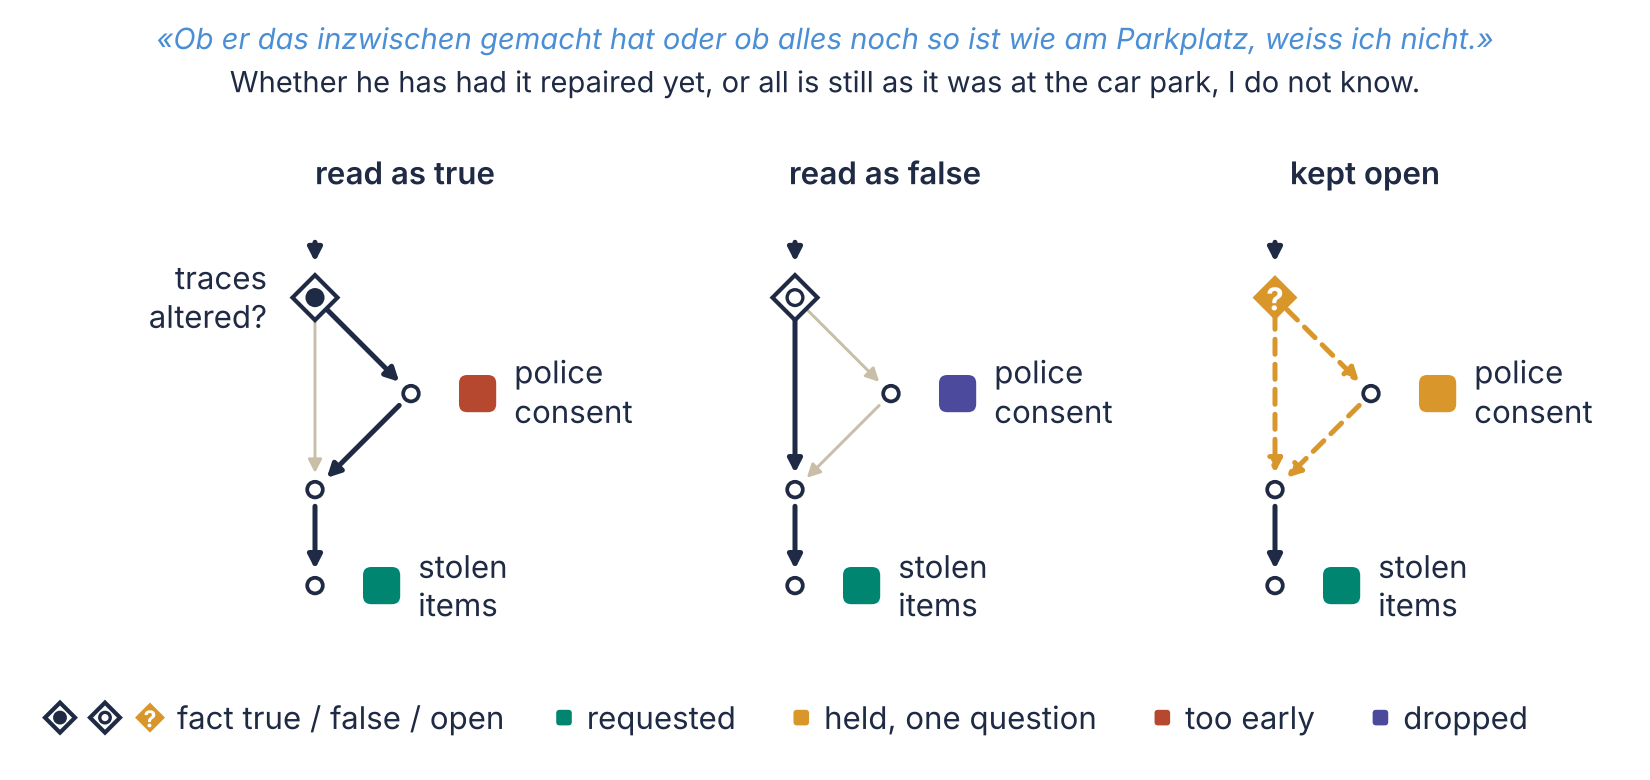

Recreate this plot in Python.
"""Figure 3 (house style, rebuild/figures/common/style.py). Reads f3_data.json (compute.py). Writes f3.svg/.pdf/.png.
The rejected construction b is drawn by f3_draft1.py (first-draft style).

    python3 f3.py
"""
from __future__ import annotations

import json
import sys
from pathlib import Path

HERE = Path(__file__).resolve().parent
sys.path.insert(0, str(HERE.parent / "common"))
import style as S  # noqa: E402
from matplotlib.patches import Polygon, Circle  # noqa: E402
from matplotlib.lines import Line2D  # noqa: E402

D = json.loads((HERE / "f3_data.json").read_text(encoding="utf-8"))
QUOTE = "«Ob er das inzwischen gemacht hat oder ob alles noch so ist wie am Parkplatz, weiss ich nicht.»"
QUOTE_EN = "Whether he has had it repaired yet, or all is still as it was at the car park, I do not know."
U = S.UNIT
DOC = 2 * S.MARK + 0.02      # a document line drawn as an enlarged checklist mark (0.124 in)


def state(reading, doc):
    """Checklist state of one line under one reading, from the product's evaluator (f3_data.json); the error classes
    are judged against the open reading."""
    st = D["readings"][reading]["documents"][doc]["state"]
    open_st = D["readings"]["open"]["documents"][doc]["state"]
    if st == "hold":
        return "held"
    if st == "request":
        return "early" if open_st == "hold" else "requested"
    if st == "not_on_list" and open_st == "hold":
        return "dropped"
    return "left"


EDGE = {"taken": dict(color=S.INK, lw=1.2, ls="-"), "open": dict(color=S.AMBER, lw=1.2, ls=(0, (3, 2))),
        "not": dict(color=S.SAND, lw=S.LW, ls="-")}


def edge(ax, p, q, kind):
    st = EDGE[kind]
    ax.annotate("", xy=q, xytext=p, zorder=2,
                arrowprops=dict(arrowstyle="-|>,head_length=0.35,head_width=0.18", color=st["color"], lw=st["lw"],
                                ls=st["ls"], shrinkA=4, shrinkB=4))


def diamond(ax, x, y, reading, r=0.075):
    pts = [(x, y + r), (x + r, y), (x, y - r), (x - r, y)]
    if reading == "open":
        ax.add_patch(Polygon(pts, closed=True, fc=S.AMBER, ec="none", zorder=4))
        ax.text(x, y - 0.004, "?", ha="center", va="center", fontsize=S.SIZE_LABEL * min(1, r / 0.075 * 1.1), color=S.WHITE,
                fontweight="bold", zorder=5)
    else:
        ax.add_patch(Polygon(pts, closed=True, fc=S.WHITE, ec=S.INK, lw=1.0, zorder=4))
        ax.add_patch(Circle((x, y), r * 0.35, fc=S.INK if reading == "true" else S.WHITE, ec=S.INK, lw=0.8, zorder=5))


def step(ax, x, y):
    ax.add_patch(Circle((x, y), 0.026, fc=S.WHITE, ec=S.INK, lw=S.LW + 0.2, zorder=4))


def column(ax, cx, top, reading, labels):
    P, T, J, L = (cx, top), (cx + 2 * U, top - 2 * U), (cx, top - 4 * U), (cx, top - 6 * U)
    a, b = {"true": ("taken", "not"), "false": ("not", "taken"), "open": ("open", "open")}[reading]
    edge(ax, (cx, top + 1.5 * U), (cx, top + 0.4 * U), "taken")
    edge(ax, P, T, a)
    edge(ax, T, J, a)
    edge(ax, P, J, b)
    edge(ax, J, L, "taken")
    diamond(ax, *P, reading)
    for s in (T, J, L):
        step(ax, *s)
    mx = T[0] + U + DOC / 2
    S.checklist_mark(ax, mx, T[1], state(reading, "police_consent"), s=DOC)
    S.checklist_mark(ax, L[0] + U + DOC / 2, L[1], state(reading, "stolen_items_list"), s=DOC)
    ax.text(mx + DOC / 2 + 0.06, T[1], "police\nconsent", va="center", fontsize=S.SIZE_LABEL, linespacing=1.0)
    ax.text(L[0] + U + DOC + 0.06, L[1], "stolen\nitems", va="center", fontsize=S.SIZE_LABEL, linespacing=1.0)
    ax.text(cx + 0.3, top + 2.6 * U, {"true": "read as true", "false": "read as false", "open": "kept open"}[reading],
            ha="center", va="center", fontsize=S.SIZE_LABEL, fontweight="semibold")
    if labels:
        ax.text(cx - U, top, "traces\naltered?", va="center", ha="right", fontsize=S.SIZE_LABEL, linespacing=1.0)


def main():
    W, H = 5.5, 2.6
    fig, ax = S.canvas(W, H)
    ax.text(W / 2, H - 0.8 * U, QUOTE, ha="center", va="center", fontsize=7, color=S.BLUE, style="italic")
    ax.text(W / 2, H - 1.7 * U, QUOTE_EN, ha="center", va="center", fontsize=7, color=S.INK)
    top = H - 6.2 * U
    for i, (r, cx) in enumerate((("true", 1.05), ("false", 2.65), ("open", 4.25))):
        column(ax, cx, top, r, labels=(i == 0))
    # legend: the fact's three values, then four line states with the shared marks
    y = 1.3 * U
    x0 = 0.15
    for k, r in enumerate(("true", "false", "open")):
        diamond(ax, x0 + 0.05 + k * 0.15, y, r, r=0.05)
    t = ax.text(x0 + 0.44, y, "fact true / false / open", va="center", fontsize=S.SIZE_LABEL)
    x = x0 + 0.42 + S.text_width(ax, t) + 1.2 * U
    S.legend(ax, x, y, [("requested", "requested"), ("held", "held, one question"), ("early", "too early"),
                        ("dropped", "dropped")], gap=1.2 * U)
    S.save(fig, HERE, "f3")


if __name__ == "__main__":
    main()
